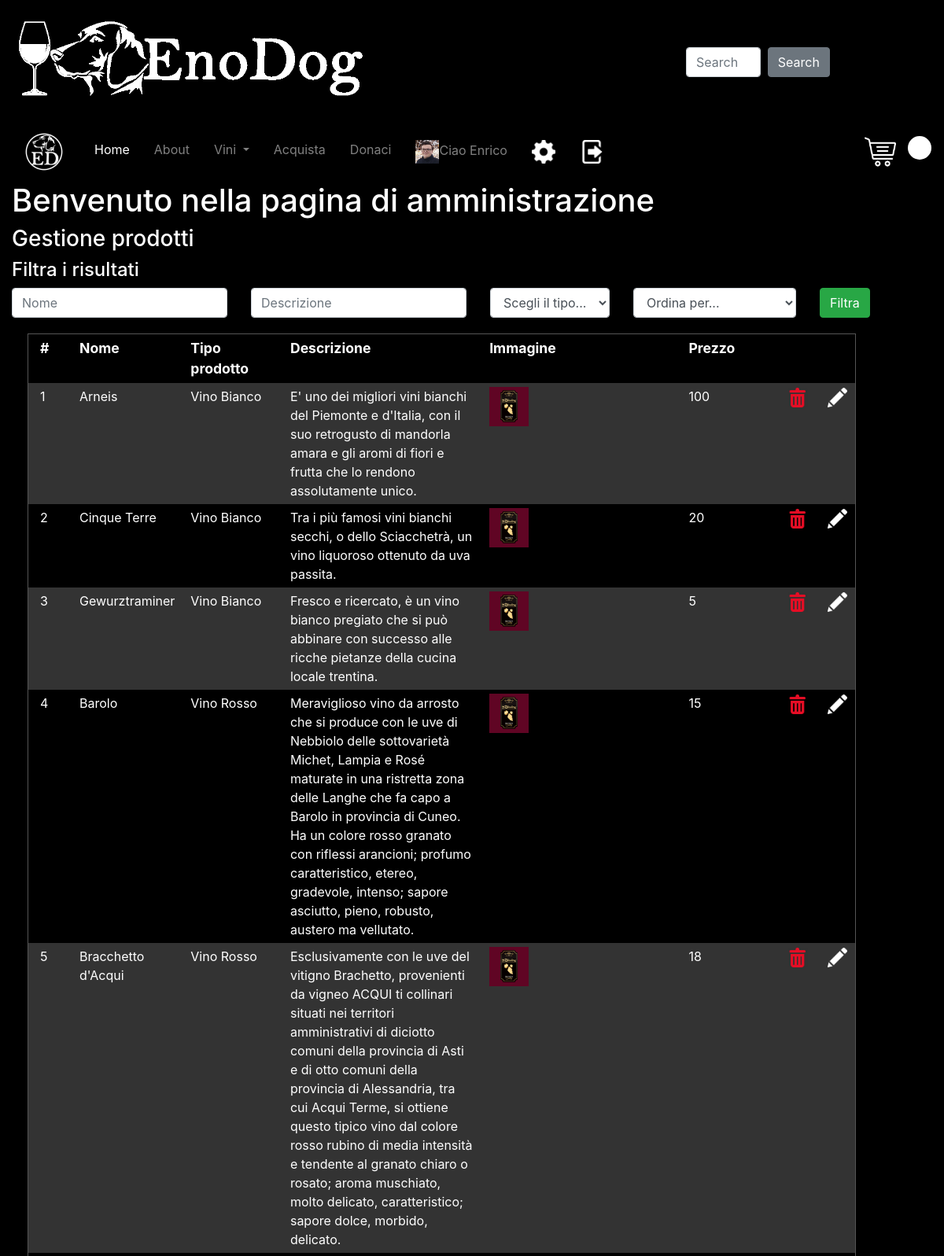
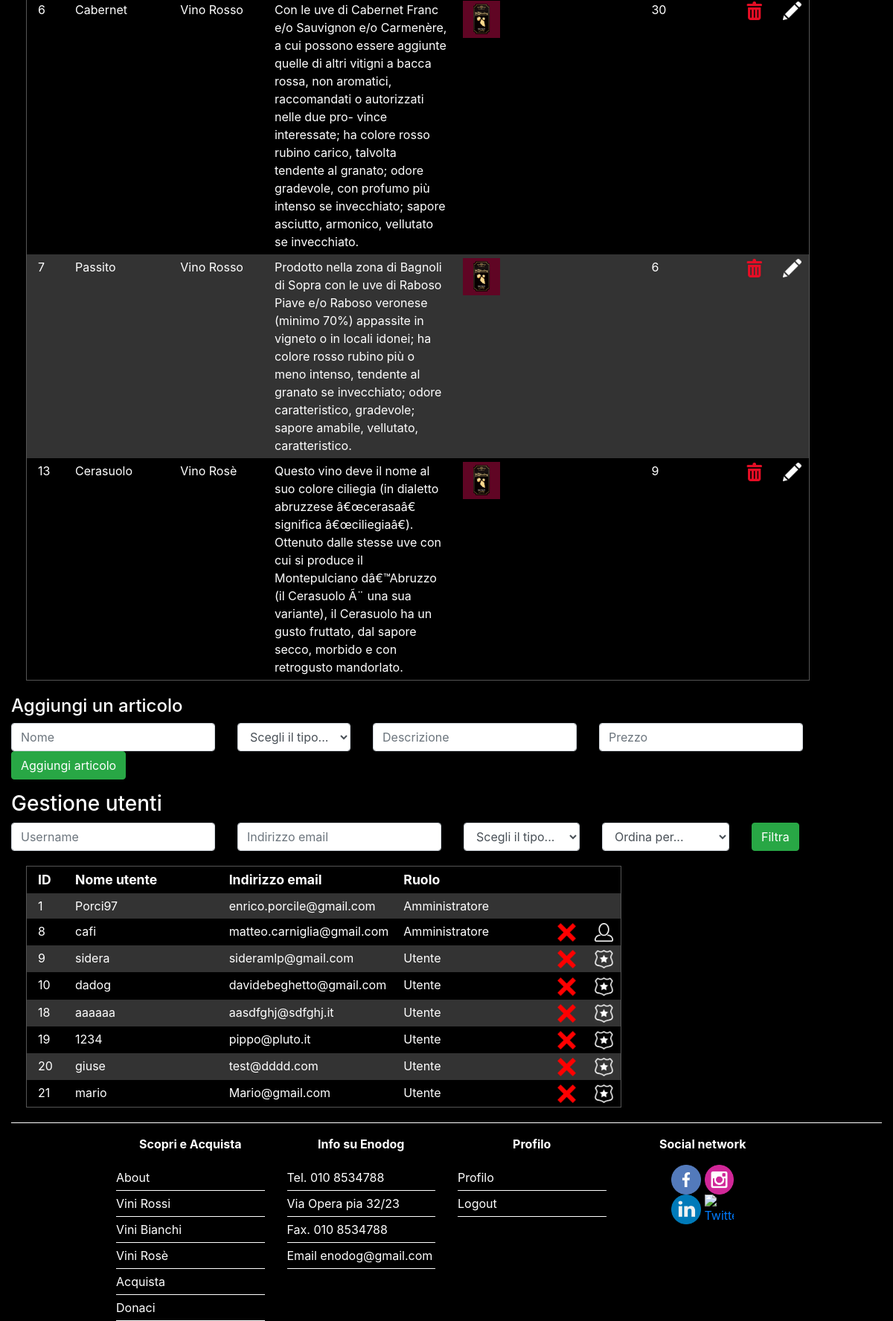
Page /php/admin.php (signed in) on the committed database (2 pictures, top to bottom).
### tables this page shows
CREATE TABLE IF NOT EXISTS `utenti` (
`IdUser` int(20) NOT NULL,
  `Nome` varchar(30) NOT NULL,
  `Cognome` varchar(30) NOT NULL,
  `Nickname` varchar(30) NOT NULL,
  `Password` varchar(30) NOT NULL,
  `Email` varchar(30) NOT NULL,
  `Ruolo` int(1) NOT NULL DEFAULT '0',
  `Immagine` varchar(150) DEFAULT '../immagini/utenti/predefinita.png',
  `Descrizione` text,
  `DataNascita` date NOT NULL,
  `Sesso` varchar(1) NOT NULL,
  `Cani` int(11) NOT NULL DEFAULT '0'
);

CREATE TABLE IF NOT EXISTS `prodotti` (
`IdProdotto` int(10) NOT NULL,
  `Nome` varchar(50) NOT NULL,
  `TipoProdotto` int(1) NOT NULL,
  `Descrizione` text,
  `Immagine` varchar(300) NOT NULL DEFAULT '../immagini/prodotti/predefinita.jpg',
  `Prezzo` decimal(10,0) NOT NULL DEFAULT '0'
);

CREATE TABLE IF NOT EXISTS `tipologie` (
  `ID` int(1) NOT NULL,
  `TipoProdotto` varchar(50) NOT NULL,
  `Descrizione` text NOT NULL
);

CREATE TABLE IF NOT EXISTS `ruoli` (
  `IdRuolo` int(1) NOT NULL,
  `NomeRuolo` varchar(50) NOT NULL,
  `Descrizione` varchar(200) DEFAULT NULL
);

### php/admin.php (the view, shortened to what this page needs)
<!DOCTYPE html>
<html>
	<?php
			include'function.php';
	?>
	<head>
		<?php
			head("EnoDog","Venditore vini per cani","vino, cani");
		?>
	</head>
	<body>
	<div class="container-fluid" >
		<?php
			$conn=connect();
            testa(0,$conn);
            if (!isset($_SESSION["id"])){
                echo '<div class="avviso alert alert-danger" role="alert">Non sei autenticato. <a href="login.php" class="alert-link">Clicca qui per effettuare il login</a>.</div>';
            } else {
                $query ="SELECT Ruolo FROM utenti WHERE IdUser ='" . $_SESSION["id"] . "'";
                $result = $conn->query($query);
                $row = $result->fetch_assoc();
                if ($row["Ruolo"] == 0){
                    echo '<div class="avviso alert alert-danger" role="alert">Errore: non sei amministratore del sito.</div>';
                } else {
        ?>
        <h1>Benvenuto nella pagina di amministrazione</h1>
        <h3>Gestione prodotti</h3>
        <h4>Filtra i risultati</h4>
            <form action="admin.php" method="post">
            <div class="form-group row">
                    <div class="col-sm-auto">
                        <input type="text" name="name" class="form-control" placeholder="Nome">
                    </div>
                    <div class="col-sm-auto">
                        <input type="text" name="desc" class="form-control" placeholder="Descrizione">
                    </div>
                    <div class="col-sm-auto">
                        <select class="form-control" name="type">
                            <option selected disabled>Scegli il tipo...</option>
                        </select>
                    </div>
                    <div class="col-sm-auto">
                        <select class="form-control" name="order">
                            <option selected disabled>Ordina per...</option>
                        </select>
                    </div>
                    <div class="col-sm-auto">
                        <button type="submit" class="btn btn-success" name="submit" value="view">Filtra</button>
                    </div>
                </div>
            </form>
        <div class="products">
            <div class="product-title">
                #
            </div>
            <div class="product-title">
                Nome
            </div>
            <div class="product-title">
                Tipo prodotto
            </div>
            <div class="product-title">
                Descrizione
            </div>
            <div class="product-title">
                Immagine
            </div>
            <div class="product-title">
                Prezzo
            </div>
            <?php
            if (!isset($_POST["submit"]) || ($_POST["submit"] != "view")){
                $query = "SELECT IdProdotto, Nome, t.TipoProdotto as tipo, p.Descrizione as descr, Immagine, Prezzo FROM prodotti p INNER JOIN tipologie t ON p.TipoProdotto = t.ID ORDER BY IdProdotto ASC";
            }
            $result = $conn->query($query);
            $count = 0;
            if ($result->num_rows > 0) {
                while($row = $result->fetch_assoc()) {
                    $count++;
                    if ($count % 2 == 0){
                        $divclass = "product-even-content";
                    } else {
                        $divclass = "product-odd-content";
                    }
                    echo '<div class="product-content ' . $divclass . '">' . $row["IdProdotto"] . '</div>';
                    echo '<div class="product-content ' . $divclass . '">' . $row["Nome"] . '</div>';
                    echo '<div class="product-content ' . $divclass . '">' . $row["tipo"] . '</div>';
                    echo '<div class="product-content ' . $divclass . '">' . $row["descr"] . '</div>';
                    echo '<div class="product-content ' . $divclass . '"><img src="' . $row["Immagine"] . '" height="50" alt="Immagine di esempio"></div>';
                    echo '<div class="product-content ' . $divclass . '">' . $row["Prezzo"] . '</div>';
                    echo '<div class="product-content ' . $divclass . '"><img src="../immagini/delete.png" width="25" alt="Cancella" onclick="deleteproduct(' . $row["IdProdotto"] . ')" title="Rimuovi il prodotto" style="cursor:pointer;"></div>';
                    echo '<div class="product-content ' . $divclass . '"><a href="edit.php?type=prod&id=' . $row["IdProdotto"] . '"><img src="../immagini/edit.png" width="25" alt="Modifica" title="Modifica il prodotto" style="cursor:pointer;"></a></div>';
                }
            }
        ?>
        </div>
        <div class="products-form">
            <h4>Aggiungi un articolo</h4>
            <form action="admin.php" method="post">
                <div class="form-group row">
                    <div class="col-sm-auto">
                        <input type="text" name="name" class="form-control" placeholder="Nome" required>
                    </div>
                    <div class="col-sm-auto">
                        <select class="form-control" name="type">
                            <option selected disabled>Scegli il tipo...</option>
                            <?php
                                $query ="SELECT ID, TipoProdotto FROM tipologie";
                            ?>
                        </select>
                    </div>
                    <div class="col-sm-auto">
                        <input type="text" name="desc" class="form-control" placeholder="Descrizione" required>
                    </div>
                    <div class="col-sm-auto">
                        <input type="text" name="price" class="form-control" placeholder="Prezzo" required>
                    </div>
                    <div class="col-sm-auto">
                        <button type="submit" class="btn btn-success" name="submit" value="add">Aggiungi articolo</button>
                    </div>
                </div>
            </form>
        </div>
        <h3>Gestione utenti</h3>
        <form action="admin.php" method="post">
            <div class="form-group row">
                    <div class="col-sm-auto">
                        <input type="text" name="name" class="form-control" placeholder="Username">
                    </div>
                    <div class="col-sm-auto">
                        <input type="text" name="email" class="form-control" placeholder="Indirizzo email">
                    </div>
                    <div class="col-sm-auto">
                        <select class="form-control" name="type">
                            <option selected disabled>Scegli il tipo...</option>
                        </select>
                    </div>
                    <div class="col-sm-auto">
                        <select class="form-control" name="order">
                            <option selected disabled>Ordina per...</option>
                        </select>
                    </div>
                    <div class="col-sm-auto">
                        <button type="submit" class="btn btn-success" name="submit" value="users">Filtra</button>
                    </div>
                </div>
            </form>
        <div class="users">
            <div class="product-title">
                ID
            </div>
            <div class="product-title">
                Nome utente
            </div>
            <div class="product-title">
                Indirizzo email
            </div>
            <div class="product-title">
                Ruolo
            </div>
            <?php
                if (!isset($_POST["submit"]) || ($_POST["submit"] != "users")){
                    $query = "SELECT IdUser, Nickname, Email, NomeRuolo, Ruolo FROM utenti INNER JOIN ruoli ON Ruolo = IdRuolo ORDER BY IdUser ASC";
                }
                $result = $conn->query($query);
                $count = 0;
                if ($result->num_rows > 0) {
                    while($row = $result->fetch_assoc()) {
                        $count++;
                        if ($count % 2 == 0){
                            $divclass = "product-even-content";
                        } else {
                            $divclass = "product-odd-content";
                        }
                        echo '<div class="product-content ' . $divclass . '">' . $row["IdUser"] . '</div>';
                        echo '<div class="product-content ' . $divclass . '">' . $row["Nickname"] . '</div>';
                        echo '<div class="product-content ' . $divclass . '">' . $row["Email"] . '</div>';
                        echo '<div class="product-content ' . $divclass . '">' . $row["NomeRuolo"] . '</div>';
                        if ($row["IdUser"] != $_SESSION["id"]){
                            echo '<div class="product-content ' . $divclass . '"><img src="../immagini/remove.png" width="25" alt="Cancella" onclick="deleteuser(' . $row["IdUser"] . ')" title="Elimina l\'utente" style="cursor:pointer;"></div>';
                            if ($row["NomeRuolo"] == "Utente"){
                                echo '<div class="product-content ' . $divclass . '"><img src="../immagini/admin.png" width="25" alt="Admin" title="Eleggi l\' utente ad amministratore" onclick="grantAdmin(' . $row["IdUser"] . ",'" .  $row["Nickname"] . "'" . ');" style="cursor:pointer;"></div>';
                            } else {
                                echo '<div class="product-content ' . $divclass . '"><img src="../immagini/predefinita.png" width="25" alt="Revoke" onclick="revokeAdmin(' . $row["IdUser"] . ",'" .  $row["Nickname"] . "'" . ');" title="Revoca i permessi di amministrazione" style="cursor:pointer;"></div>';
                            }
                        } else {
                            echo '<div class="product-content ' . $divclass . '"></div>';
                            echo '<div class="product-content ' . $divclass . '"></div>';
                        }
                    }
                }
            ?>
        </div>
        <?php
                }
            }
			footer();
		?>
	</div>
	</body>
</html>

### php/function.php (shortened to what this page needs)
<?php
	function head($title,$description,$keywords){?>
		<link rel="stylesheet" href="https://stackpath.bootstrapcdn.com/bootstrap/4.2.1/css/bootstrap.min.css">
		<link href="../css/style.css" rel="stylesheet" type="text/css" />
	<?php
	}
	function testa($selezionato,$conn){
		?>
		<header class="row justify-content-between">
			<div class="col-6" >
			    <img src="../immagini/logo.png" class="img-fluid"  alt="Responsive image">
			</div>
			<div class="col-6" id="search-area">
				<form class="form-inline"  id="search-form"  name="sea" action="search.php" method="post">
					<input class="form-control " id="searc" name="searc" onmouseover="search(true);" onclick="search(true);" type="search" placeholder="Search" aria-label="Search" required>&nbsp;&nbsp;
					<button class="btn btn-secondary" type="submit" id="searchbtn">Search</button>
				</form>
			</div>
		</header>
		<nav class="navbar navbar-expand-lg navbar-dark " id="menu" onclick="search(false);">
			  <a class="navbar-brand" href="index.php">
					<img src="../immagini/logopiccolo.png" width="50" height="50" alt="">
				</a>
			  <div class="collapse navbar-collapse" id="navbarNavDropdown">
				<ul class="navbar-nav" >
				  <li class="nav-item <?php if($selezionato==0) echo"active";?>">
					<a class="nav-link" href="index.php">Home </a>
				  </li>
				  <li class="nav-item <?php if($selezionato==1) echo"active";?>">
					<a class="nav-link" href="about.php">About</a>
				  </li>
				  <li class="nav-item dropdown <?php if($selezionato==2) echo"active";?>">
					<a class="nav-link dropdown-toggle <?php if(!(isset($_SESSION['utente']))) echo "disabled"; ?>" href="#" id="navbarDropdownMenuLink" data-toggle="dropdown" aria-haspopup="true" aria-expanded="false">
					  Vini
					</a>
				  </li>
				  <li class="nav-item <?php if($selezionato==3) echo"active";?>">
					<a class="nav-link <?php if(!(isset($_SESSION['utente']))) echo "disabled"; ?>" href="acquista.php">Acquista</a>
				  </li>
				  <li class="nav-item <?php if($selezionato==4) echo"active";?>">
					<a class="nav-link" href="donate.php">Donaci</a>
				  </li>
					<?php if((isset($_SESSION['utente']))){
							$query="SELECT * FROM utenti where IdUser='".$_SESSION['id']."' ";
							$w=mysqli_query($conn,$query);
							$row=mysqli_fetch_assoc($w);
							echo "<li class='nav-item "; if($selezionato==6) echo"active'"; else echo"'";
							echo "><a class='nav-link' href='profile.php'><img src='".$row['Immagine']."' width='30' height='30' alt=''>Ciao ".$row['Nome']."</a></li>";
							if($row['Ruolo']==1){
								echo "<li class='nav-item'> <a class='nav-link' href='admin.php' alt='admin'><img src='../immagini/ingr.png'  width='30' height='30'></a></li>";
							}
							echo "<li class='nav-item'> <a class='nav-link' href='' alt='logout'><img src='../immagini/logout.png' onclick='logout();'  width='30' height='30'></a></li>";
					}?>
				</ul>
			  </div>
			  <?php if((isset($_SESSION['utente']))){?>
					  <div class='row' id="car">
						  <div class='col'>
								<img src='../immagini/carrello.png' width='40' height='40' alt=''>
						  </div>
						  <div id='carrello'>
							<?php echo "
							<span>";
							$query="SELECT SUM(Quantita) FROM acquisti where IdUtente='".$_SESSION['id']."' and Acquistato=0 ;";
							$w=mysqli_query($conn,$query);
							$row=mysqli_fetch_assoc($w);
							echo $row['SUM(Quantita)']."</span>
						  </div>
					  </div>";
			  }?>
		</nav>
		<?php
	}
		?>
	<?php
	function footer(){
		?>
		<hr>
		<div class="container" onclick="search(false);">
			<footer>
				<div class="row" id="footer">
					<div class="col" ><p class="foot"><b>Scopri e Acquista</b></p></div>
					<div class="col"><p class="foot"><b>Info su Enodog</b></p></div>
					<div class="col"><p class="foot"><b>Profilo</b></p></div>
					<div class="col"><p class="foot"><b>Social network</b></p></div>
					<div class="col">
						<ul class="li">
							<li  class="link" ><a href="about.php">About</a></li>
							<li class="link"><a href="vini.php?v=0">Vini Rossi</a></li>
							<li class="link"><a href="vini.php?v=1">Vini Bianchi</a></li>
							<li class="link"><a href="vini.php?v=2">Vini Rosè</a></li>
							<li class="link"><a href="acquista.php">Acquista</a></li>
							<li class="link"><a href="donate.php">Donaci</a></li>
						</ul>
					</div>
					<div class="col">
						<ul class="li">
							<li class="">Tel. 010 8534788</li>
							<li class="">Via Opera pia 32/23</li>
							<li class="">Fax. 010 8534788</li>
							<li class="">Email enodog@gmail.com</li>
						</ul>
					</div>
					<div class="col">
						<ul class="li">
							<li class="link"><a href="profile.php">Profilo</a></li>
							<li class="link"><a href="" onclick="logout();">Logout</a></li>
						</ul>
					</div>
					<div class="col" id="sf">
						<a href="http://www.facebook.com"><img class="social" src="../immagini/facebook.png" alt="Facebook"></a>
						<a href="http://www.instagram.com"><img class="social" src="../immagini/instagram.png" alt="Instagram"></a><br>
						<a href="http://www.linkedin.com"><img class="social" src="../immagini/linkedin.png" alt="LinkedIn"></a>
						<a href="http://www.twitter.com"><img class="social" src="../immagini/twitter.png" alt="Twitter"></a>
					</div>
				</div>
			</footer>
		</div>
		<?php
	}
?>

### rows in the picture
utenti: Immagine (picture), Nome "Enrico", IdUser "1", Nickname "Porci97", Email "enrico.porcile@gmail.com", Ruolo.NomeRuolo "Amministratore"
prodotti: IdProdotto "1", Nome "Arneis", TipoProdotto.TipoProdotto "Vino Bianco", Descrizione "E' uno dei migliori vini bianchi del Piemonte e d'Italia, con il suo retrogusto di mandorla amara e gli aromi di fiori e frutta che lo rendono assolutamente unico.", Immagine (picture), Prezzo "100"
prodotti: IdProdotto "2", Nome "Cinque Terre", TipoProdotto.TipoProdotto "Vino Bianco", Descrizione "Tra i più famosi vini bianchi secchi, o dello Sciacchetrà, un vino liquoroso ottenuto da uva passita.", Immagine (picture), Prezzo "20"
prodotti: IdProdotto "3", Nome "Gewurztraminer", TipoProdotto.TipoProdotto "Vino Bianco", Descrizione "Fresco e ricercato, è un vino bianco pregiato che si può abbinare con successo alle ricche pietanze della cucina locale trentina.", Immagine (picture), Prezzo "5"
prodotti: IdProdotto "4", Nome "Barolo", TipoProdotto.TipoProdotto "Vino Rosso", Descrizione "Meraviglioso vino da arrosto che si produce con le uve di Nebbiolo delle sottovarietà Michet, Lampia e Rosé maturate in una ristretta zona delle Langhe che fa capo a Barolo in provincia di Cuneo. Ha un colore rosso granato con riflessi arancioni; profumo caratteristico, etereo, gradevole, intenso; sapore asciutto, pieno, robusto, austero ma vellutato.", Immagine (picture), Prezzo "15"
prodotti: IdProdotto "5", Nome "Bracchetto d'Acqui", TipoProdotto.TipoProdotto "Vino Rosso", Descrizione "Esclusivamente con le uve del vitigno Brachetto, provenienti da vigneo ACQUI ti collinari situati nei territori amministrativi di diciotto comuni della provincia di Asti e di otto comuni della provincia di Alessandria, tra cui Acqui Terme, si ottiene questo tipico vino dal colore rosso rubino di media intensità e tendente al granato chiaro o rosato; aroma muschiato, molto delicato, caratteristico; sapore dolce, morbido, delicato.", Immagine (picture), Prezzo "18"
prodotti: IdProdotto "6", Nome "Cabernet", TipoProdotto.TipoProdotto "Vino Rosso", Descrizione "Con le uve di Cabernet Franc e/o Sauvignon e/o Carmenère, a cui possono essere aggiunte quelle di altri vitigni a bacca rossa, non aromatici, raccomandati o autorizzati nelle due pro- vince interessate; ha colore rosso rubino carico, talvolta tendente al granato; odore gradevole, con profumo più intenso se invecchiato; sapore asciutto, armonico, vellutato se invecchiato.", Immagine (picture), Prezzo "30"
prodotti: IdProdotto "7", Nome "Passito", TipoProdotto.TipoProdotto "Vino Rosso", Descrizione "Prodotto nella zona di Bagnoli di Sopra con le uve di Raboso Piave e/o Raboso veronese (minimo 70%) appassite in vigneto o in locali idonei; ha colore rosso rubino più o meno intenso, tendente al granato se invecchiato; odore caratteristico, gradevole; sapore amabile, vellutato, caratteristico.", Immagine (picture), Prezzo "6"
prodotti: IdProdotto "13", Nome "Cerasuolo", TipoProdotto.TipoProdotto "Vino Rosè", Descrizione "Questo vino deve il nome al suo colore ciliegia (in dialetto abruzzese â€œcerasaâ€ significa â€œciliegiaâ€). Ottenuto dalle stesse uve con cui si produce il Montepulciano dâ€™Abruzzo (il Cerasuolo Ã¨ una sua variante), il Cerasuolo ha un gusto fruttato, dal sapore secco, morbido e con retrogusto mandorlato.", Immagine (picture), Prezzo "9"
utenti: IdUser "8", Nickname "cafi", Email "matteo.carniglia@gmail.com", Ruolo.NomeRuolo "Amministratore"
utenti: IdUser "9", Nickname "sidera", Email "sideramlp@gmail.com", Ruolo.NomeRuolo "Utente"
utenti: IdUser "10", Nickname "dadog", Email "davidebeghetto@gmail.com", Ruolo.NomeRuolo "Utente"
utenti: IdUser "18", Nickname "aaaaaa", Email "aasdfghj@sdfghj.it", Ruolo.NomeRuolo "Utente"
utenti: IdUser "19", Nickname "1234", Email "pippo@pluto.it", Ruolo.NomeRuolo "Utente"
utenti: IdUser "20", Nickname "giuse", Email "test@dddd.com", Ruolo.NomeRuolo "Utente"
utenti: IdUser "21", Nickname "mario", Email "Mario@gmail.com", Ruolo.NomeRuolo "Utente"
